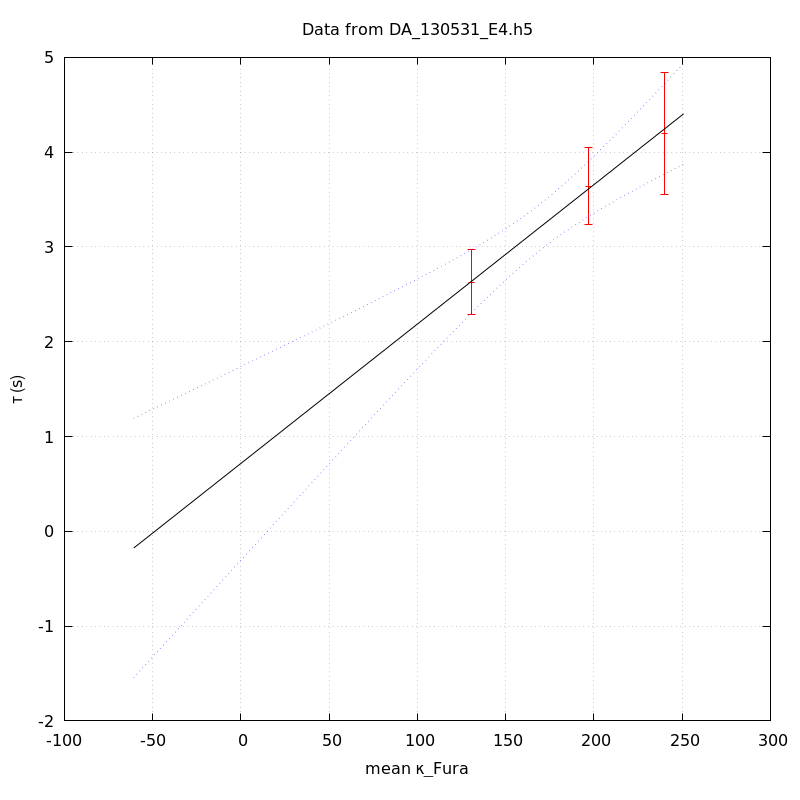

gnuplot code for this plot:
unset key
set grid
set ylabel 'τ (s)'
set xlabel 'mean κ_Fura' noenhanced
set title 'Data from DA_130531_E4.h5' noenhanced
set xrange [-1000<*:*]
plot 'DA_130531_E4_aba_tau_vs_mean_kappa' index 0 using 1:2:(1.96*$3) linecolor rgb 'red' with yerrorbars,\
'' index 1 using 1:2 with lines linecolor rgb 'black',\
'' index 1 using 1:3 with lines linecolor rgb 'blue' lt 'dotted',\
'' index 1 using 1:4 with lines linecolor rgb 'blue' lt 'dotted'
